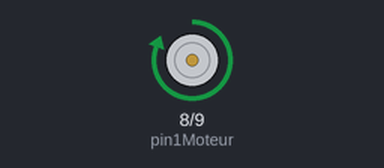
Simulated run of this sketch. Board: Arduino Uno, built with avr-gcc and run on an emulated ATmega328P. Shown: motor-driver pin pairs drawn as motors (green arrow = first pin HIGH = forward, orange = second pin HIGH = backward, longer = more drive).

Above: at 2.5 s.
At 5.5 s:
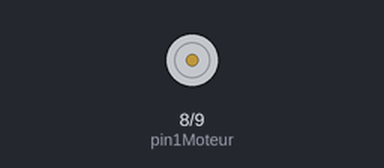
At 8.5 s:
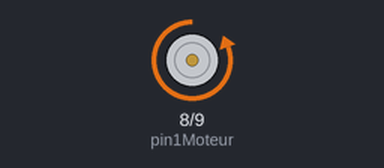
Timing chart, 0 to 15.6 s (numbered marks = the images above):
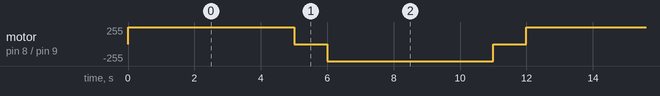

The sketch:

control_moteur_L293D.ino
```cpp
int pin1Moteur = 8; //pin de commande moteur 1
int pin2Moteur = 9; // pin de commande moteur 1
/*int pinPMoteur = 10; // pin PWM moteur 1
int pot = A0;*/
void setup() {
  // put your setup code here, to run once:
  pinMode(pin1Moteur, OUTPUT);
  pinMode(pin2Moteur, OUTPUT);
  /*pinMode(pinPMoteur, OUTPUT);
  pinMode(pot, INPUT);**/
}

void loop() {
  /*int valeurpot = analogRead(pot);
  int valeur = map(valeurpot, 0 , 1023, 0, 255);
  analogWrite(pinPMoteur, valeur);*/
  digitalWrite(pin1Moteur, HIGH);
  digitalWrite(pin2Moteur, LOW);
  delay(5000);
  digitalWrite(pin1Moteur, LOW);
  digitalWrite(pin2Moteur, LOW);
  delay(1000);
  digitalWrite(pin1Moteur, LOW);
  digitalWrite(pin2Moteur, HIGH);
  delay(5000);
  digitalWrite(pin1Moteur, LOW);
  digitalWrite(pin2Moteur, LOW);
  delay(1000);
}
```

Measured:
- by itself, motor on pin 8 (pin1Moteur) / pin 9 (pin2Moteur): repeats every 12.0 s: stopped 1.0 s, backward 255/255 5.0 s, stopped 1.0 s, forward 255/255 5.0 s
